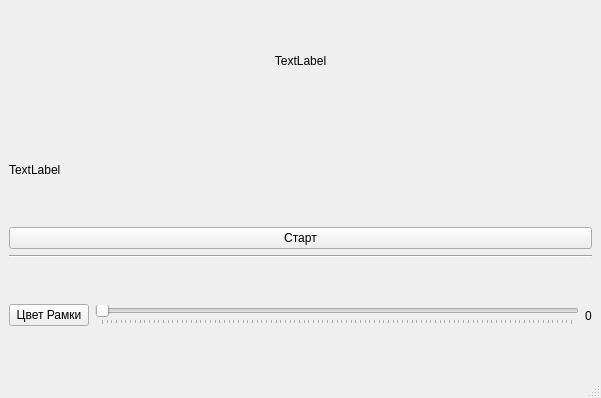
<?xml version="1.0" encoding="UTF-8"?>
<ui version="4.0">
 <class>MainWindow</class>
 <widget class="QMainWindow" name="MainWindow">
  <property name="geometry">
   <rect>
    <x>0</x>
    <y>0</y>
    <width>601</width>
    <height>398</height>
   </rect>
  </property>
  <property name="windowTitle">
   <string>MainWindow</string>
  </property>
  <widget class="QWidget" name="centralwidget">
   <layout class="QVBoxLayout" name="verticalLayout_2">
    <item>
     <layout class="QVBoxLayout" name="verticalLayout">
      <item>
       <widget class="QLabel" name="label">
        <property name="text">
         <string>TextLabel</string>
        </property>
        <property name="alignment">
         <set>Qt::AlignCenter</set>
        </property>
       </widget>
      </item>
      <item>
       <widget class="QLabel" name="label_2">
        <property name="text">
         <string>TextLabel</string>
        </property>
       </widget>
      </item>
      <item>
       <widget class="QPushButton" name="pushButton">
        <property name="text">
         <string>Старт</string>
        </property>
       </widget>
      </item>
      <item>
       <widget class="Line" name="line">
        <property name="orientation">
         <enum>Qt::Horizontal</enum>
        </property>
       </widget>
      </item>
      <item>
       <layout class="QHBoxLayout" name="horizontalLayout">
        <item>
         <widget class="QPushButton" name="pushButton_2">
          <property name="text">
           <string>Цвет Рамки</string>
          </property>
         </widget>
        </item>
        <item>
         <widget class="QSlider" name="horizontalSlider">
          <property name="maximum">
           <number>100</number>
          </property>
          <property name="orientation">
           <enum>Qt::Horizontal</enum>
          </property>
          <property name="tickPosition">
           <enum>QSlider::TicksBelow</enum>
          </property>
         </widget>
        </item>
        <item>
         <widget class="QLabel" name="label_3">
          <property name="text">
           <string>0</string>
          </property>
         </widget>
        </item>
       </layout>
      </item>
     </layout>
    </item>
   </layout>
  </widget>
  <widget class="QMenuBar" name="menubar">
   <property name="geometry">
    <rect>
     <x>0</x>
     <y>0</y>
     <width>601</width>
     <height>21</height>
    </rect>
   </property>
  </widget>
  <widget class="QStatusBar" name="statusbar"/>
 </widget>
 <resources/>
 <connections/>
</ui>
